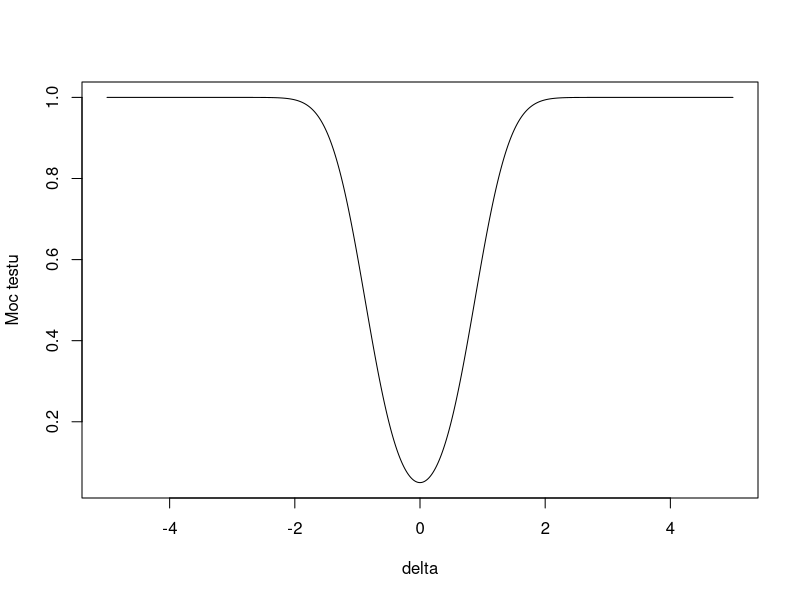

This chart was generated by the following R code:
Moc <- function(a,delta,proba){
  return((1-pnorm(qnorm(1-a/2)-sqrt(proba/2)*delta))+pnorm(qnorm(a/2)-sqrt(proba/2)*delta))
}

X=seq(-5,5,by=0.01)
Y=Moc(0.05,X,10)

plot(X,Y,  type="l", lwd=1, lty=1,col=c("black"),
     xlab = "delta", ylab="Moc testu")